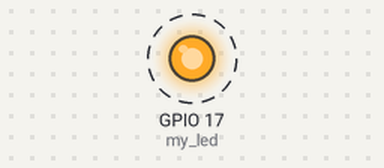
Bench run of a program on a simulated Raspberry Pi (BCM pin numbers). Parts: output pins drawn as LEDs (lit = HIGH). Dashed ring = blinking. What the program prints to the terminal is not drawn.

Above: at 0.5 s.
Timing chart, 0 to 4.6 s (numbered marks = the images above):
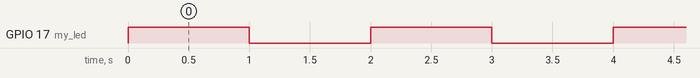

Measured:
- by itself, GPIO 17 (my_led): alternates HIGH for 1.0 s and LOW for 1.0 s

The program:

led_blink_1.py
```python
from gpiozero import LED
from time import sleep

def led_blink_1():
    my_led = LED(17)

    while True:
        my_led.on()
        print('ON')
        sleep(1)
        my_led.off()
        print('OFF')
        sleep(1)


led_blink_1()
```
